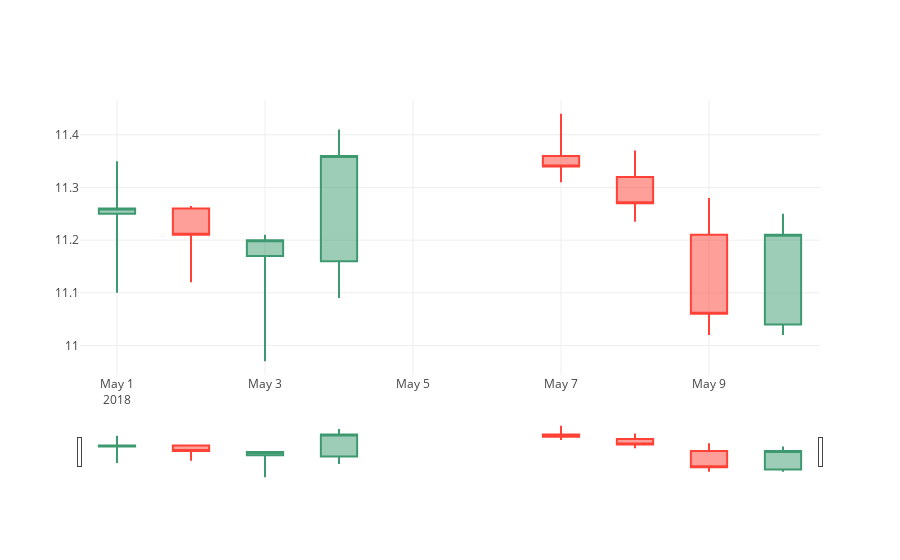

The code cell stored with this chart in its notebook:
### Markdown cell above
#### Plot the candlesticks
The plot has the following components:
* A bounding box whose y values represent the range between the stock's open and close prices 
* A green box represents a higher close value than open (i.e. stock price went up that day)
* The box is red when the stock closed lower
* The vertical lines (bars above and below the box) show the range of intra-day high and low prices
* The vertical lines are capped at the top by horizontal lines called whiserks. By default, the width of the whisker is 0 which is why we don't see them

Notice that a slider appears by default along the X axis

### Code cell
data = [trace]

offline.iplot(data)

### Figure 1 — Plotly figure (JSON) as saved in the notebook; plotly's stock layout.template omitted (floating-point values rounded to 4 significant figures)
{"data": [{"close": [11.26, 11.21, 11.2, 11.36, 11.34, 11.27, 11.06, 11.21], "high": [11.35, 11.27, 11.21, 11.41, 11.44, 11.37, 11.28, 11.25], "low": [11.1, 11.12, 10.97, 11.09, 11.31, 11.23, 11.02, 11.02], "open": [11.25, 11.26, 11.17, 11.16, 11.36, 11.32, 11.21, 11.04], "type": "candlestick", "x": ["2018-05-01", "2018-05-02", "2018-05-03", "2018-05-04", "2018-05-07", "2018-05-08", "2018-05-09", "2018-05-10"]}], "layout": {}}
